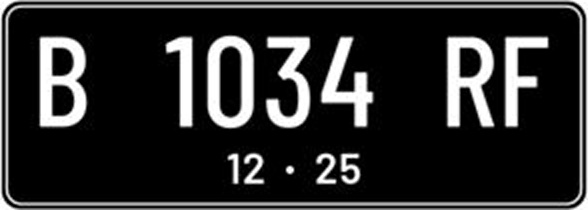
#> input picture ocr/plates/plate_ocr_69510afd85c75.jpg, 588 x 210 px
$ python detect_plate.py plates/plate_ocr_69510afd85c75.jpg
#> lines starting #> are read from the running program, lines starting #| are printed output that depends on the picture; after the words box and inside, x2 and y2 are one past the last pixel; in counts of white or black regions, pixels touching at a corner belong together
import cv2
import sys
import os
import imutils
import json

# ================= CONFIG
BASE_DIR = os.path.dirname(os.path.abspath(__file__))
OUTPUT_DIR = os.path.join(BASE_DIR, "plates")
os.makedirs(OUTPUT_DIR, exist_ok=True)

# ================= INPUT
if len(sys.argv) < 2:
    print(json.dumps({"error": "NO_IMAGE"}))
    sys.exit(0)

image_path = sys.argv[1]

if not os.path.exists(image_path):
    print(json.dumps({"error": "FILE_NOT_FOUND"}))
    sys.exit(0)

# ================= LOAD IMAGE
image = cv2.imread(image_path)
#> image is the input picture: shape (210, 588, 3); min 0, max 255, mean 44.7
if image is None:
    print(json.dumps({"error": "INVALID_IMAGE"}))
    sys.exit(0)

img_h, img_w = image.shape[:2]
#> img_h = 210; img_w = 588

# ================= PREPROCESS
gray = cv2.cvtColor(image, cv2.COLOR_BGR2GRAY)
gray = cv2.bilateralFilter(gray, 11, 17, 17)
edged = cv2.Canny(gray, 50, 200)
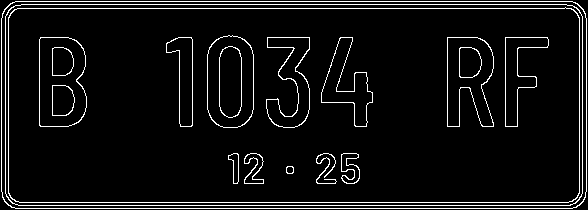
#> edged: shape (210, 588); 6.3% white in thin lines or dots

# ================= FIND CONTOURS
cnts = cv2.findContours(edged, cv2.RETR_EXTERNAL, cv2.CHAIN_APPROX_SIMPLE)
#> cnts = 1 contour; box (x1, y1, x2, y2) and area: (1, 1, 587, 209) 120816
cnts = imutils.grab_contours(cnts)
cnts = sorted(cnts, key=cv2.contourArea, reverse=True)

candidates = []

# ================= CANDIDATE SELECTION
for c in cnts:
    x, y, w, h = cv2.boundingRect(c)
    area = w * h
    ratio = w / float(h)

    # ===== FILTER MOBIL & MOTOR (LONGGAR)
    if area < 1200:
        continue

    if not (1.8 <= ratio <= 6.0):
        continue

    # jangan terlalu atas
    if y < img_h * 0.15:
        continue

    score = area * ratio
    candidates.append((score, x, y, w, h, ratio))
#> this loop made 1 pass
#> (x, y, w, h, area, ratio) on pass 1: (1, 1, 586, 208, 121888, 2.82)
#> after the loop, candidates = []

# ================= FALLBACK MOTOR (PLAT KOTAK)
if not candidates:
    for c in cnts:
        x, y, w, h = cv2.boundingRect(c)
        area = w * h
        ratio = w / float(h)

        if area < 900:
            continue

        if not (1.2 <= ratio <= 2.5):
            continue

        score = area
        candidates.append((score, x, y, w, h, ratio))

# ================= VALIDASI
if not candidates:
    print(json.dumps({"error": "PLATE_NOT_FOUND"}))
    sys.exit(0)
#> (the program exits here)
